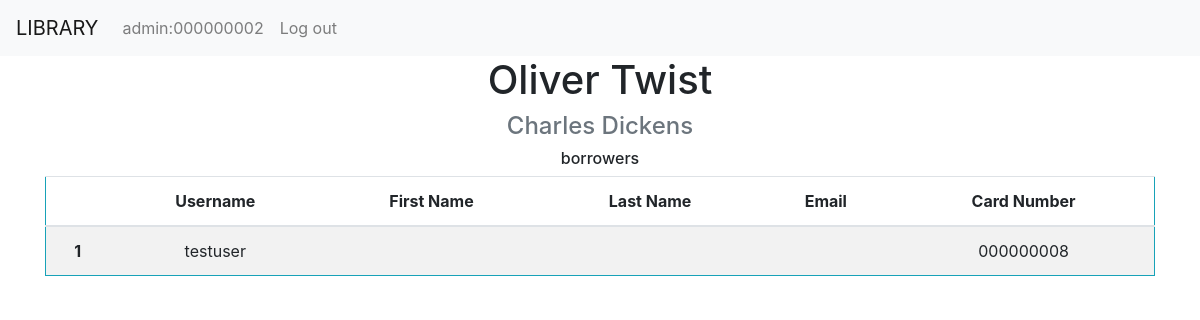
The app's page /book/borrowers/20/ (signed in) with its own data.
### bookshelf/models.py (models this page shows, shortened)
class Profile(models.Model):
    user = models.OneToOneField(User, on_delete=models.CASCADE)
    card_number = models.CharField(max_length=13, default='000000000')

class Book(models.Model):
    title = models.CharField(max_length=100)
    author = models.ForeignKey(Author, on_delete=models.CASCADE, null=True)
    cover = models.CharField(max_length=200, default='static/bookshelf/standard_cover.png')
    ISBN = models.CharField(max_length=13, default='0000000000000')
    TYPE_CHOICES = [
        ('paperback', 'Paperback'),
        ('electronic', 'Electronic')
    ]
    type = models.CharField(max_length=11,
                            choices=TYPE_CHOICES,
                            default='paperback')
    STATUS_CHOICES = [
        ('A', 'Available'),
        ('N', 'Not available'),
    ]
    status = models.CharField(
        max_length=1,
        choices=STATUS_CHOICES,
        default='A',
    )
    def __str__(self):
        return ("%s %s. %s" % (self.title, self.author.first_name[:1], self.author.last_name))

class Author(models.Model):
    first_name = models.CharField(max_length=50)
    last_name = models.CharField(max_length=50)

### bookshelf/views.py (the view)
# urls.py: path('book/borrowers/<int:pk>/', BookBorrowersDetailView.as_view(), name='borrowers_detail'),
class BookBorrowersDetailView(DetailView):
    model = Book
    template_name = 'bookshelf/borrowers_detail.html'

### templates/bookshelf/borrowers_detail.html (shortened to what this page needs)
{% extends 'bookshelf/base.html' %}
{% block content %}
    <div class="container">
        <div class="row">
            <div class="col text-center">
                <h1>{{ book.title|title }} </h1>
            <h4 class="text-muted">{{ book.author.first_name }} {{ book.author.last_name }}</h4>
                <h6>borrowers</h6>
                <div class="table-responsive">
                    <table class="table table-striped border border-info">
                        <thead>
                        <tr>
                            <th scope="col"></th>
                            <th scope="col">Username</th>
                            <th scope="col">First Name</th>
                            <th scope="col">Last Name</th>
                            <th scope="col">Email</th>
                            <th scope="col">Card Number</th>
                        </tr>
                        </thead>
                        <tbody>
                        {% for i in book.paperbook.borrower.all %}
                            <tr>
                                <th scope="row">{{ forloop.counter }}</th>
                                <td>{{ i.username }}</td>
                                <td>{{ i.first_name }}</td>
                                <td>{{ i.last_name }}</td>
                                <td>{{ i.email }}</td>
                                <td>{{ i.profile.card_number }}</td>
                            </tr>
                        {% endfor %}
                        </tbody>
                </div>
            </div>
        </div>
{% endblock %}

### templates/bookshelf/base.html (shortened to what this page needs)
<!DOCTYPE html>
<html lang="en">
<head>
    {% load filters %}
    {% load static %}
    <link rel="stylesheet" href="https://stackpath.bootstrapcdn.com/bootstrap/4.4.1/css/bootstrap.min.css"
>
    <link rel="stylesheet" href="https://cdnjs.cloudflare.com/ajax/libs/animate.css/3.7.2/animate.min.css">
</head>
<body>
<nav class="navbar navbar-expand-lg navbar-light bg-light sticky-top">
    <a class="navbar-brand" href="{% url 'index' %}">LIBRARY</a>
    <div class="collapse navbar-collapse" id="navbarSupportedContent">
        <ul class="navbar-nav mr-auto">
            {% if user.is_authenticated %}
                <li class="nav-item">
                    <a class="nav-link" href="#" title="Username and card number">
                        {{ user.username }}:{{ user.profile.card_number }}
                    </a>
                </li>
                <li class="nav-item">
                    <a class="nav-link" href="{% url "logout" %}">
                        Log out
                    </a>
                </li>
            {% endif %}
            <li class="nav-item active">
                <a href="" class="nav-link" style="cursor:default">
                </a>
            </li>
        </ul>
    </div>
</nav>
{% block content %}
{% endblock %}
</body>
</html>

### templates/bookshelf/base.html (style rules this page uses)
a, a:hover, a:focus, a:active { text-decoration: none; color: inherit; }

### records on screen
Book: title "Oliver Twist", author.first_name "Charles", author.last_name "Dickens"

### other values on screen
{{ user.username }} "admin"
{{ user.profile.card_number }} "000000002"
{{ i.username }} "testuser"
{{ i.profile.card_number }} "000000008"
